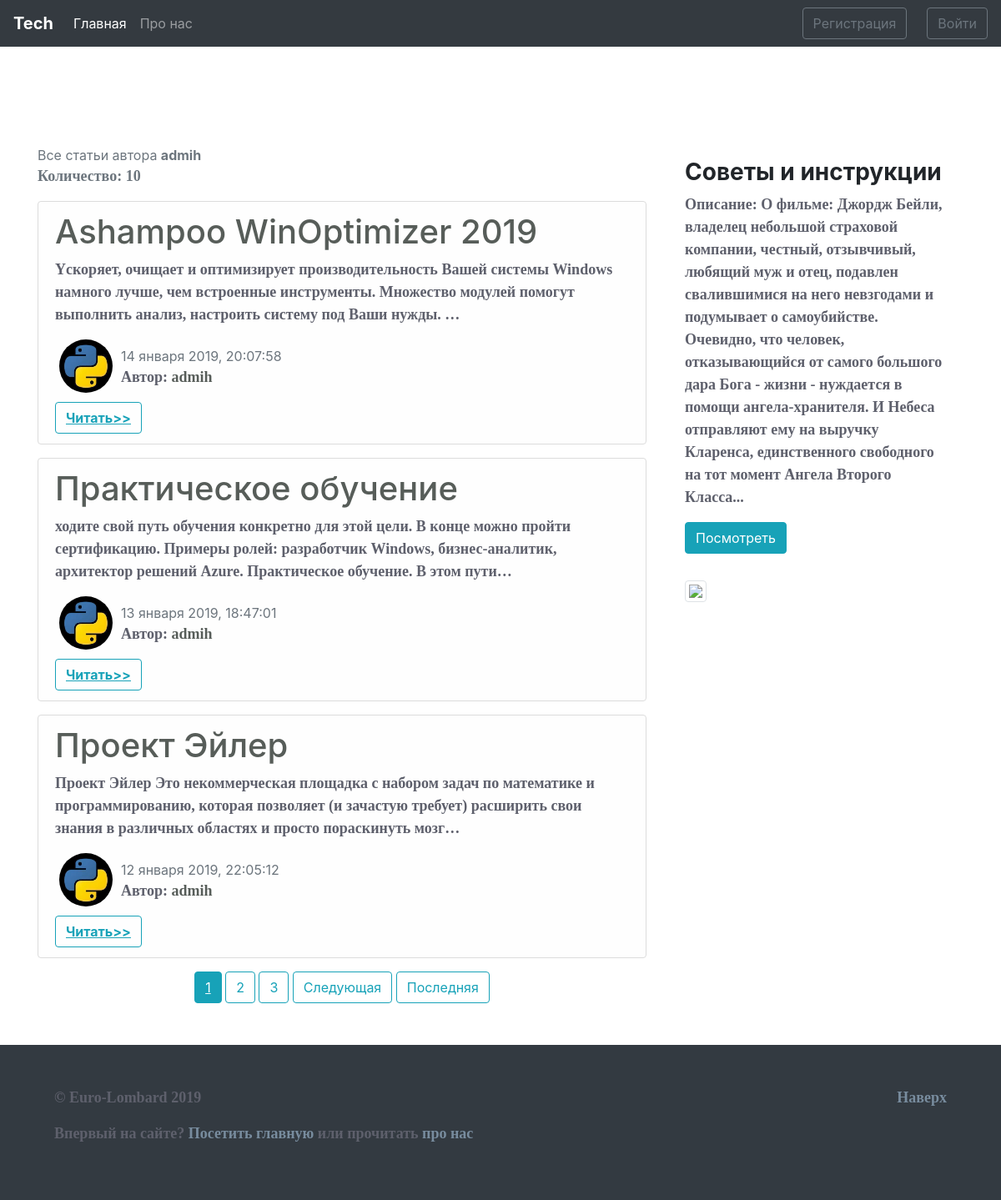
Page /user/admih/ on the committed database.
### blog/models.py (models this page shows, shortened)
class News(models.Model):
    title = models.CharField(max_length=100) # не больше 250 можно
    text = models.TextField()
    date = models.DateTimeField(default=timezone.now)
    author = models.ForeignKey(User, on_delete=models.CASCADE)

### users/models.py (models this page shows, shortened)
class Profile(models.Model):
    user = models.OneToOneField(User, on_delete=models.CASCADE)
    img = models.ImageField(default='default.jpg', upload_to='user_images')

### blog/views.py (the view)
# urls.py: path('user/<str:username>/', views.UserAllNewsView.as_view(), name='user-news'),
class UserAllNewsView(ListView):
    model = News
    template_name = 'blog/user_news.html'
    context_object_name = 'news'
    paginate_by = 3
    def get_queryset(self):
        user = get_object_or_404(User, username=self.kwargs.get('username'))
        return News.objects.filter(author=user).order_by('-date')
    def get_context_data(self, **kwards):
        ctx = super(UserAllNewsView, self).get_context_data(**kwards)
        ctx['title'] = f"Все статьи от пользователя {self.kwargs.get('username')}"
        return ctx

### blog/templates/blog/user_news.html (shortened to what this page needs)
{% extends 'blog/main.html' %}
{% block main_section %}
  <span class="text-muted">Все статьи автора <b>{{ view.kwargs.username }}</b></span>
  <p><span class="text-muted">Количество: <b>{{ page_obj.paginator.count }}</b></span></p>
  {% for post in news %}
    <div class="alert alert-light">
      <h1><a href="{% url 'news-detail' post.id %}" class="post__title_link">{{ post.title }}</a></h1>
      <p>{{ post.text|striptags|truncatechars:200 }}</p>
      <div class="row">
        <div>
          {% if post.author.profile.img %}
            <img src="{{ post.author.profile.img.url }}" alt="{{ post.author }}" class="user_image">
          {% else %}
            <img src="/images/info.jpg" alt="{{ post.author }}" class="user_image">
          {% endif %}
        </div>
        <div class="mt-2">
          <span class="text-muted">{{ post.date|date:"d E Y, H:i:s" }}</span>
          <p><b>Автор:</b> <a href="{% url 'user-news' post.author %}">{{post.author}}</a></p>
        </div>
      </div>
      <a href="{% url 'news-detail' post.id %}" class="btn btn-outline-info"><u><b>Читать>></b></u></a>
    </div>
  {% endfor %}
  {% if is_paginated %}
    <center>
      {% for num in page_obj.paginator.page_range %}
        {% if num == page_obj.number %}
          <button class="btn btn-info"><u>{{ num }}</u></button>
        {% elif num > page_obj.number|add:'-3' and num < page_obj.number|add:'3' %}
          <a href="?page={{ num }}" class="btn btn-outline-info">{{ num }}</a>
        {% endif %}
      {% endfor %}
      {% if page_obj.has_next %}
        <a href="?page={{ page_obj.next_page_number }}" class="btn btn-outline-info">Следующая</a>
        <a href="?page={{ page_obj.paginator.num_pages }}" class="btn btn-outline-info">Последняя</a>
      {% endif %}
    </center>
  {% endif %}
{% endblock main_section %}
{% block aside_news_section %}
  <h3><b>Советы и инструкции</b></h3>
  <p>Описание: О фильме: Джордж Бейли, владелец небольшой страховой компании, честный, отзывчивый, любящий муж и отец, подавлен свалившимися на него невзгодами и подумывает о самоубийстве. Очевидно, что человек, отказывающийся от самого большого дара Бога - жизни - нуждается в помощи ангела-хранителя. И Небеса отправляют ему на выручку Кларенса, единственного свободного на тот момент Ангела Второго Класса...</p>
  <a href="" target="_blank">
    <button class="btn btn-info">Посмотреть</button>
  </a>
{% endblock aside_news_section %}

### blog/static/blog/main.css (style rules this page uses)
h1 { font-style: normal; color: #575D59; }
p { color: #5E606C; font-family: "book antiqua", Georgia, Serif; font-weight: bold; font-size: large; }
body { background: #ffffff }
a { color: #575D59 }
img { max-width: 100%!important; }
.alert-light { border-color: #dcdcdc }
.user_image { width: 64px; height: 64px; border-radius: 50%; margin-right: 10px; margin-left: 20px; }

### rows in the picture
News: title "Ashampoo WinOptimizer 2019", text "Yскоряет, очищает и оптимизирует производительность Вашей системы Windows намного лучше, чем встроенные инструменты. Множество модулей помогут выполнить анализ, настроить систему под Ваши нужды. …", author.profile.img (picture), date "14 января 2019, 20:07:58", author "admih"
News: title "Практическое обучение", text "ходите свой путь обучения конкретно для этой цели. В конце можно пройти сертификацию. Примеры ролей: разработчик Windows, бизнес-аналитик, архитектор решений Azure. Практическое обучение. В этом пути…", author.profile.img (picture), date "13 января 2019, 18:47:01", author "admih"
News: title "Проект Эйлер", text "Проект Эйлер Это некоммерческая площадка с набором задач по математике и программированию, которая позволяет (и зачастую требует) расширить свои знания в различных областях и просто пораскинуть мозг…", author.profile.img (picture), date "12 января 2019, 22:05:12", author "admih"

### other values in the picture
{{ view.kwargs.username }} "admih"
{{ page_obj.paginator.count }} "10"
{{ num }} "1"
{{ num }} "2" "3"
